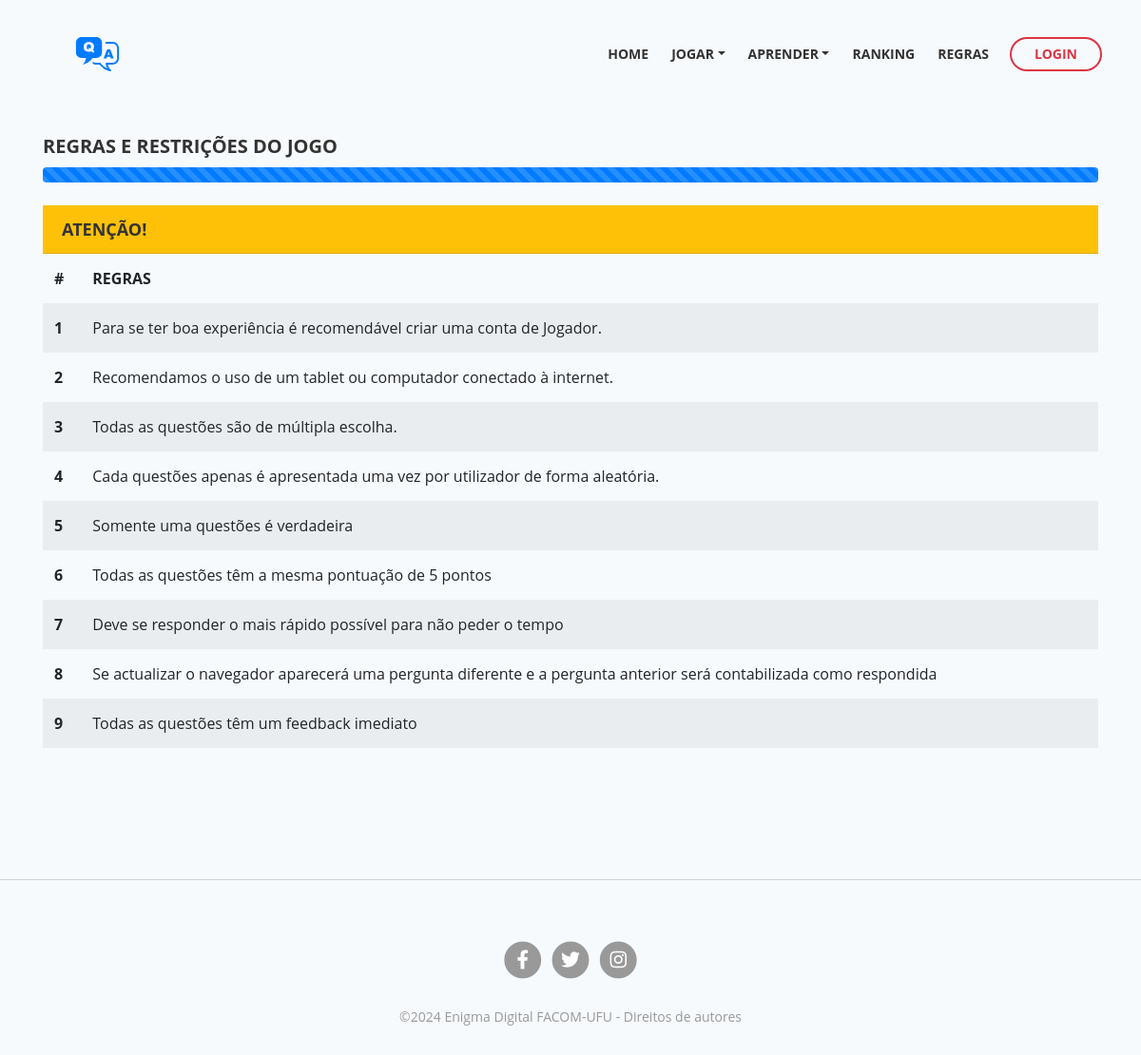
Before: /rules/ with the older database file.
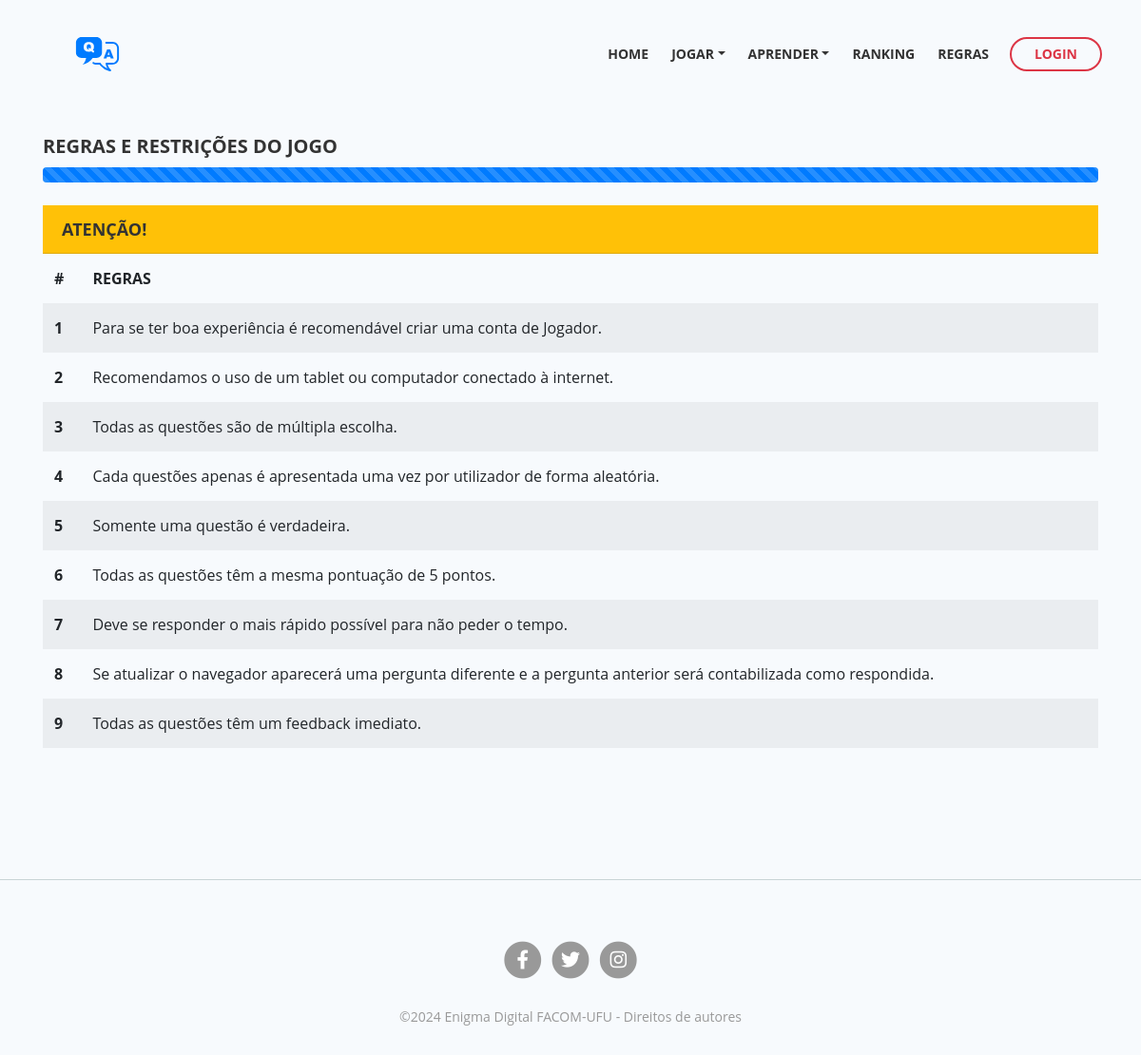
After: the same page with the newer database file.
### game/models.py (models this page shows, shortened)
class Config(models.Model):
    id = models.AutoField(verbose_name='ID',primary_key=True, auto_created=True)
    rule = models.TextField(null=True, verbose_name='Regra')
    class Meta:
        verbose_name = ("Regra")
        verbose_name_plural = ("Regras")

### game/views.py (the view)
# urls.py: path('rules/', views.rules, name='rules'),
def rules(request):
    categories = Category.objects.all()
    rules = Config.objects.all()
    context = {'categories': categories,'rules':rules}
    return render(request, 'html/rules.html',context)

### game/templates/html/rules.html (shortened to what this page needs)
{% extends 'base.html' %}
{% load static %}
{% block content %}
<div class="ex-basic-2">
    <div class="container">
        <div class="row">
            <div class="col-lg-12">
                <div class="text-container">
                    <h4 class="text-uppercase">Regras e restrições do Jogo</h4>
                    <div class="progress mb-3"  role="progressbar" aria-label="Animated striped example" aria-valuenow="75"
                        aria-valuemin="0" aria-valuemax="100">
                        <div class="progress-bar progress-bar-striped progress-bar-animated" style="width: 100%"></div>
                    </div>
                    <h5 class="card-header bg-warning mt-4 text-uppercase">Atenção!</h5>
                    {% if rules.exists %}
                    <table class="table table-striped table-hover table-borderless">
                        <thead>
                            <tr>
                                <th scope="col">#</th>
                                <th scope="col" class="text-uppercase">Regras</th>
                            </tr>
                        </thead>
                        <tbody class="table-group-divider">
                            {% for rule in rules%}
                            <tr>
                                <th scope="row">{{forloop.counter}}</th>
                                <td>{{rule.rule|safe|escape|linebreaksbr}}</td>
                            </tr>
                            {% endfor %}
                        </tbody>
                    </table>
                    {%else%}
                    <h5 class="card-title text-danger">Regras não definidas por enquanto</h5>
                    {% endif %}
                </div>
            </div>
        </div>
    </div>
</div>
{% endblock content %}

Changed rows visible on the page:
changed Config: rule "Somente uma questões é verdadeira" → "Somente uma questão é verdadeira."
changed Config: rule "Todas as questões têm a mesma pontuação de 5 pontos" → "Todas as questões têm a mesma pontuação de 5 pontos."
changed Config: rule "Deve se responder o mais rápido possível para não peder o tempo" → "Deve se responder o mais rápido possível para não peder o tempo."
changed Config: rule "Se actualizar o navegador aparecerá uma pergunta diferente e a pergunta anterior será contabilizada como respondida" → "Se atualizar o navegador aparecerá uma pergunta diferente e a pergunta anterior será contabilizada como respondida."
changed Config: rule "Todas as questões têm um feedback imediato" → "Todas as questões têm um feedback imediato."
